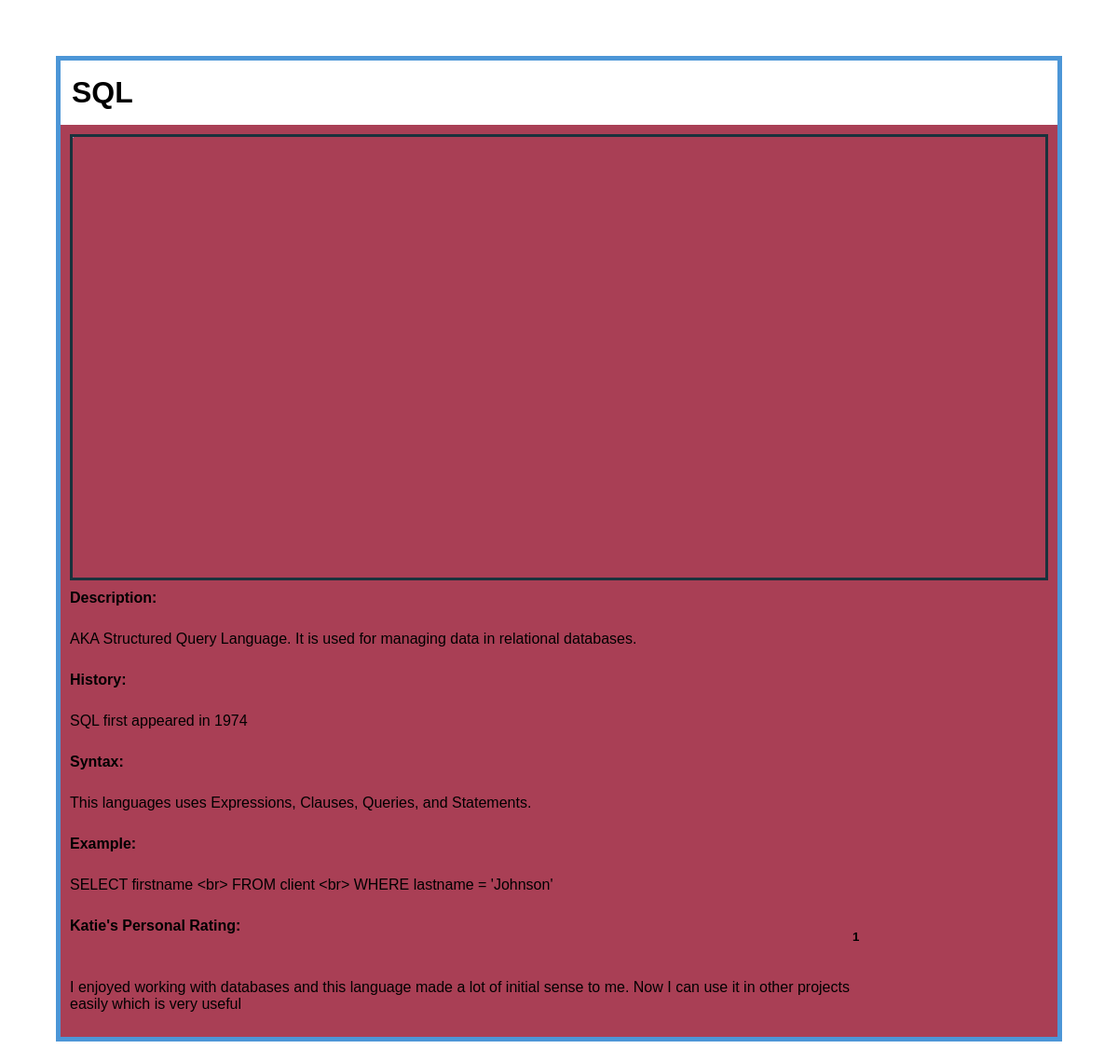
Page /2/ on the committed database.
### languages/models.py (models this page shows, shortened)
class Language(models.Model):
    name = models.CharField(max_length=20)
    description = models.TextField()
    image = models.FilePathField(path="/img")
    syntax = models.TextField()
    history = models.TextField()
    rating_reasoning = models.TextField()
    example = models.TextField()
    rating_choice = (
    (1, "Top Tier"),
    (2, "Mid Tier"),
    (3, "Low Tier"),
  )
    rating = models.CharField(max_length=1, choices=rating_choice)

### languages/views.py (the view)
# urls.py: path("<int:pk>/", views.language_detail, name="language_detail"),
def language_detail(request, pk):
    language = Language.objects.get(pk=pk)
    context = {
        'language': language
    }
    return render(request, 'language_detail.html', context)

### languages/templates/language_detail.html (shortened to what this page needs)
{% load static %}
<link rel="stylesheet" type="text/css" href="{% static 'base.css' %}" />
<h1>{{ language.name }}</h1>
<div class="detail_row">
    <div class="detail_image_container">
    </div>
    <div class="information_column">
        <h4>Description:</h4>
        <p>{{ language.description }}</p>
        <h4>History:</h4>
        <p>{{ language.history }}</p>
        <h4>Syntax:</h4>
        <p>{{ language.syntax }}</p>
        <h4>Example:</h4>
        <p>{{ language.example }}</p>
        <div class="rating">
            <h4>Katie's Personal Rating:</h4>
            <h5>{{ language.rating }}</h5>
            <p>{{ language.rating_reasoning }}</p>
        </div>
    </div>
</div>

### languages/static/base.css (style rules this page uses)
* { -moz-box-sizing: border-box; -webkit-box-sizing: border-box; box-sizing: border-box; }
h1 { padding: 6px 12px; }
h1,h2,h3,h4 { font-family: 'Georgia', sans-serif;margin:10px 0; }
.detail_image_container { border: 3px solid #19323C; }
.detail_row { padding: 10px; display: grid; grid-template-rows: 1fr 1fr ; background-color: #A93F55; }
.information_column { display:grid; background-color: #A93F55; }
.rating { display: grid; grid-template-columns: .8fr .2fr ; grid-template-rows: 1fr; }

### rows in the picture
Language: name "SQL", description "AKA Structured Query Language. It is used for managing data in relational databases.", history "SQL first appeared in 1974", syntax "This languages uses Expressions, Clauses, Queries, and Statements.", example "SELECT firstname <br> FROM client <br> WHERE lastname = 'Johnson'", rating "1", rating_reasoning "I enjoyed working with databases and this language made a lot of initial sense to me. Now I can use it in other projects easily which is very useful"
